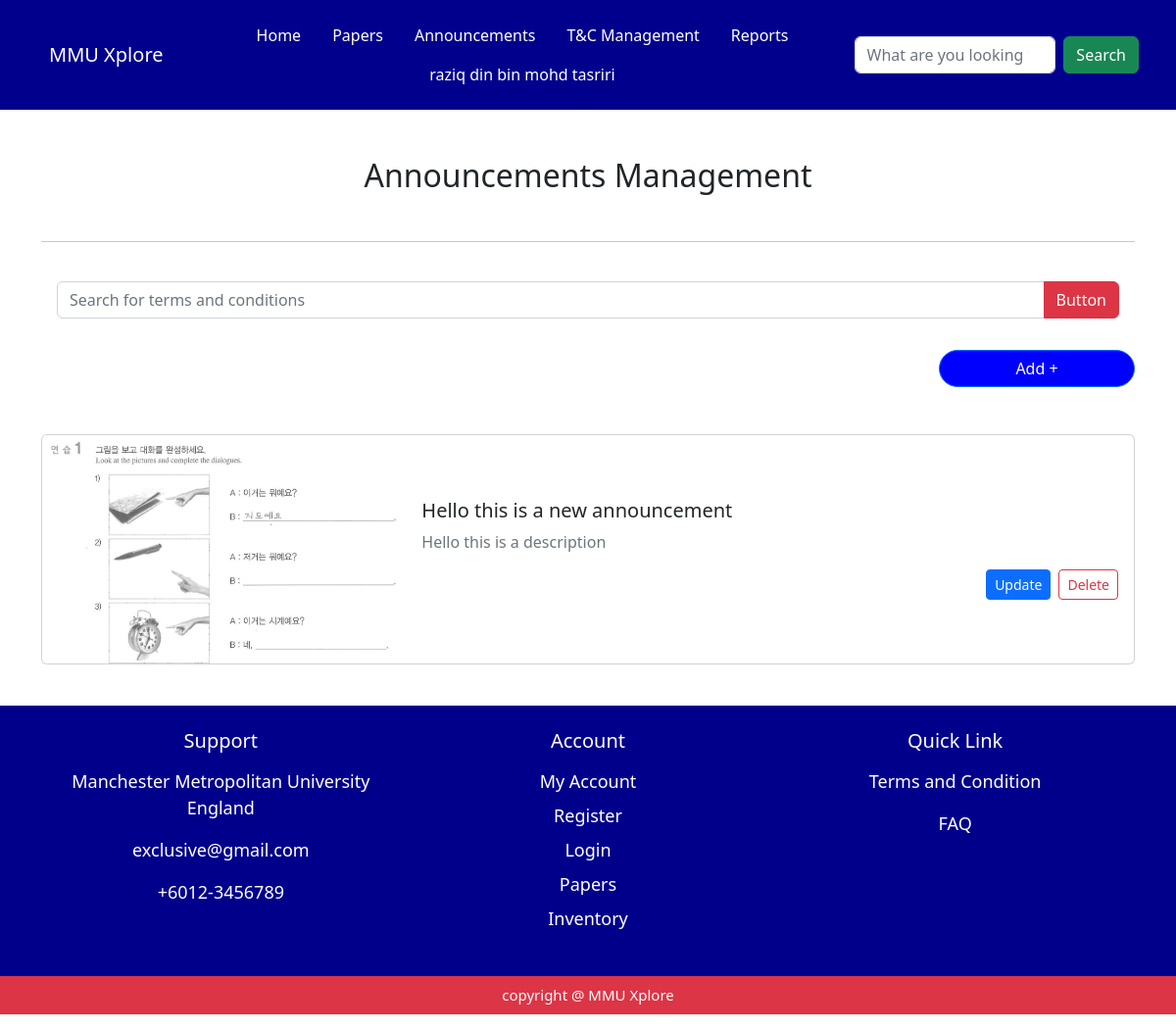
Page /adminguy/announcement_page/ (signed in) on the committed database.
### myapp/models.py (models this page shows, shortened)
class Admin(models.Model):
     admin_id = models.AutoField(primary_key=True)
     user_name = models.CharField(max_length=150)
     email = models.EmailField(unique=True)
     password = models.CharField(max_length=250)
     date_joined = models.DateTimeField(auto_now_add=True)

class Announcements(models.Model):
     announcement_id = models.AutoField(primary_key=True)
     announcement_title = models.CharField(max_length=200)
     announcement_desc = models.TextField()
     attachment = models.FileField(upload_to='announcements_folder/', blank=True, null=True)
     date_posted = models.DateTimeField(auto_now_add=True)

### myapp/views.py (the view, shortened to what this page needs)
# urls.py: path('adminguy/announcement_page/', views.announcement_page, name='announcement_page' ),
@admin_required
def announcement_page(request):
    user_name = request.session.get('user_name', 'Guest')
    announcement_list = Announcements.objects.all()
    return render(request , 'adminguy/announcement_page.html', {'user_name': user_name , 'announcement_list': announcement_list} )

### myapp/views.py (called while the page is built)
def admin_required(view_func):
    @wraps(view_func)
    def _wrapped_view(request, *args, **kwargs):
        user_name = request.session.get('user_name')
        try:
            admin = Admin.objects.get(user_name=user_name)
            return view_func(request, *args, **kwargs)
        except Admin.DoesNotExist:
            messages.error(request, "You must be an admin to access this page.")
            return redirect('signin')
    return _wrapped_view

### myapp/templates/adminguy/announcement_page.html (shortened to what this page needs)
<!DOCTYPE html>
<html lang="en">
<head>
    <link href="https://cdn.jsdelivr.net/npm/bootstrap@5.2.3/dist/css/bootstrap.min.css" rel="stylesheet">
</head>
<body>
{% include 'components/admin_navbar.html' %}
<section id="announcement_page" style="min-height: 70vh;">
    <div class="container">
    <h2 class="mt-5 mb-5 text-center">Announcements Management</h2>
    <hr class="my-4">
    <div class="input-group mb-3 p-3">
  <input type="text" class="form-control" placeholder="Search for terms and conditions" aria-label="Recipient's username" aria-describedby="button-addon2">
  <button class="btn btn-danger" type="button" id="button-addon2">Button</button>
</div>
<div class="d-flex justify-content-end">
    <button class="btn btn-primary "  data-bs-toggle="modal" data-bs-target="#exampleModal" style="border-radius: 20px; background-color: blue; width: 200px;">Add +</button>
</div>
{% for announcement in announcement_list %}
<div class="card mt-5 mb-4 overflow-hidden"> <div class="row g-0 align-items-center">
    {% if announcement.attachment %}
    <div class="col-md-4">
      <img src="{{ announcement.attachment.url }}" class="img-fluid" alt="Announcement Image" style="object-fit: cover; height: 100%; min-height: 200px;">
    </div>
    {% endif %}
    <div class="{% if announcement.attachment %}col-md-8{% else %}col-12{% endif %}">
      <div class="card-body">
        <h5 class="card-title">{{ announcement.announcement_title }}</h5>
        <p class="card-text text-muted">{{ announcement.announcement_desc }}</p>
        <div class="d-flex justify-content-end mt-3">
          <button class="btn btn-primary btn-sm me-2" type="button" data-bs-toggle="modal" data-bs-target="#updateModal-{{ announcement.announcement_id }}">
            Update
          </button>
          <form action="{% url 'delete_announcement' announcement.announcement_id %}" method="post">
            <button class="btn btn-outline-danger btn-sm" type="submit">Delete</button>
          </form>
        </div>
      </div>
    </div>
  </div>
</div>
{% endfor %}
</section>
 {% include 'components/footer.html' %}
</body>
</html>

### myapp/templates/components/admin_navbar.html (shortened to what this page needs)
<nav class="navbar navbar-expand-lg" style="background-color: rgb(0, 0, 141);">
    <div class="container p-2" >
    <nav class="navbar " style="background-color: rgb(0, 0, 141);" >
  <div class="container-fluid">
    <a class="navbar-brand text-white"  href="#">MMU Xplore</a>
  </div>
</nav>
  <ul class="nav justify-content-center">
  <li class="nav-item">
    <a class="nav-link text-white" href="/adminguy/admin_page/" >Home </a>
  </li>
  <li class="nav-item">
    <a class="nav-link text-white" href="/researchpaper">Papers</a>
  </li>
   <li class="nav-item">
    <a class="nav-link text-white" href="/adminguy/announcement_page/">Announcements</a>
  </li>
    <li class="nav-item">
    <a class="nav-link text-white" href="/adminguy/term_condition_page/">T&C Management</a>
  </li>
    <li class="nav-item">
    <a class="nav-link text-white" href="#">Reports</a>
  </li>
  <li class="nav-item">
{% if user_name != 'Guest' %}
  <a class="nav-link text-white"  data-bs-toggle="modal" data-bs-target="#staticBackdrop" href="#">{{ user_name }}</a>
{% else %}
  <a class="nav-link text-white" href="/signup">Sign Up</a>
{% endif %}
  </li>
</ul>
  <form class="d-flex" role="search">
      <input class="form-control me-2" type="search" placeholder="What are you looking for?" aria-label="Search">
      <button class="btn btn-success" type="submit">Search</button>
    </form>
</div>
</nav>

### rows in the picture
Admin: user_name "raziq din bin mohd tasriri"
Announcements: attachment (picture), announcement_title "Hello this is a new announcement", announcement_desc "Hello this is a description"
